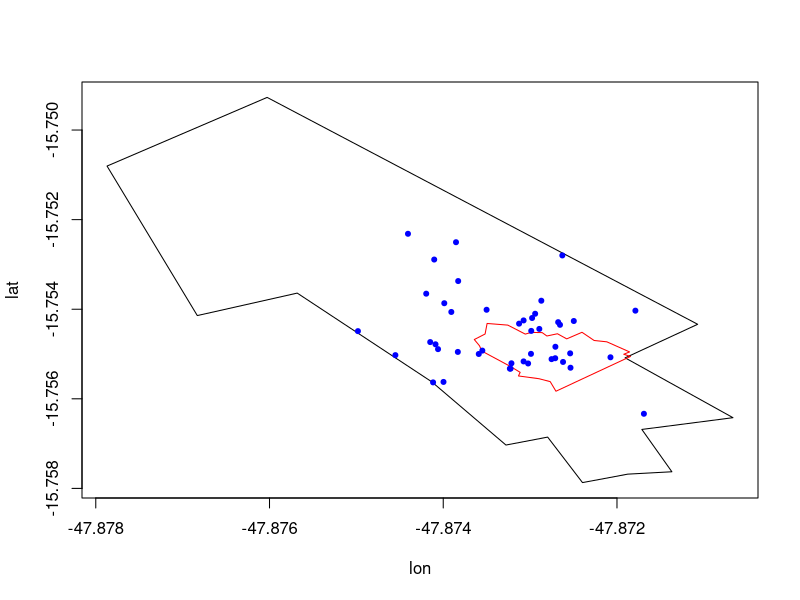

R code for this plot:
setwd("D:/Nuvem/Dropbox/Artigos em trabalho/2020 Fogo vs display/Dados/Distancia borda/Calc distancia ate a borda")
rm(list=ls())

library(geosphere)
## Introduzir poligonos das areas
line_fogo     <- read.table(file = "Area_fogo.txt", header = TRUE)
line_geo      <- read.table(file = "Area_GEO_GoogleEarth.txt", header = TRUE)


## Introduzir dados de coordenadas dos displays
# Todos
Display_GPS<- read.table(file = "Pontos_Display.txt", header = TRUE)
# Separar dados da geo
dados_geo<-subset(Display_GPS, Display_GPS$Area=="geo")
pnts_geo<-dados_geo[,3:4]


#### Calcular distancia a borda da area fogo
d_fogo = dist2Line(pnts_geo, line_fogo)
d_fogo<-cbind(d_fogo,dados_geo[,1])
colnames(d_fogo)<-c("Distancia","Lon","Lat","ID_Displays")
write.table(d_fogo,   file = "RESPOSTA_Distancias Borda Fogo.csv" , sep = ",", col.names = NA, qmethod = "double")


# Fogo
plot( makeLine(line_geo), type='l')
points(line_fogo, type='l',col="red")
points(pnts_geo, col='blue', pch=20)
